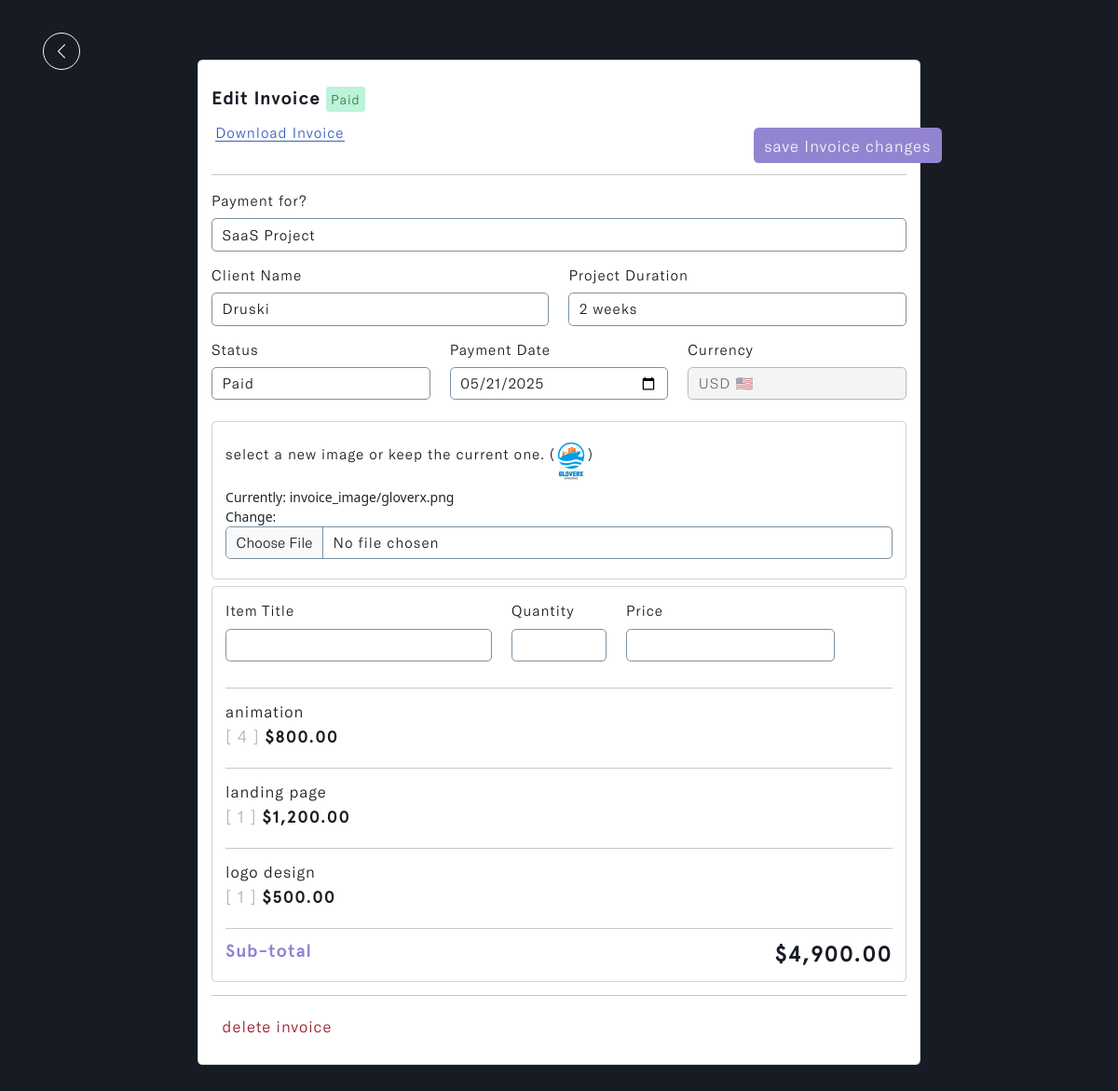
The page /invoice/bf3a4645306b4bbeae7ef06cecae2756 (signed in) on the database its author committed.
### invoice/models.py (models this page shows, shortened)
class Invoice(models.Model):
    STATUS = (
        ('Pending', 'Pending'),
        ('Paid', 'Paid')
    )
    CURRENCY = (
        ('USD 🇺🇸', 'USD 🇺🇸'),
        ('GHS 🇬🇭', 'GHS 🇬🇭'),
        ('GBP 🇬🇧', 'GBP 🇬🇧'),
        ('EUR 🇪🇺', 'EUR 🇪🇺'),
        ('NGN 🇳🇬', 'NGN 🇳🇬'),
    )
    account_owner = models.ForeignKey(Profile, on_delete=models.CASCADE, related_name='acc_user', db_index=True)
    project_name = models.CharField(max_length=255)
    project_duration = models.CharField(max_length=50)
    client_name = models.ForeignKey(Client, on_delete=models.CASCADE, to_field='name', related_name='invoice', db_index=True,
                                    help_text='Select a client for this entry.')
    invoice_status = models.CharField(max_length=200, choices=STATUS, db_index=True)
    payment_date = models.DateField(max_length=200, null=True)
    currency = models.CharField(max_length=200, choices=CURRENCY)
    invoice_image = ResizedImageField(size=[600, 600], quality=85, null=True, blank=True, upload_to='invoice_image/', default='invoice.png')
    client_note = models.TextField(max_length=100000, null=True, blank=True)
    total = models.IntegerField(default=0, null=True, blank=True)
    paid_date = models.DateField(null=True, blank=True)
    updated_time_stamp = models.DateTimeField(auto_now=True, db_index=True)
    created_time_stamp = models.DateTimeField(auto_now_add=True, db_index=True)
    id = models.UUIDField(default=uuid.uuid4, primary_key=True, unique=True, editable=False)
    @property
    def invoiceImageURL(self):
        try:
            url = self.invoice_image.url
        except:
            url = ''
        return url
    class Meta:
        ordering = ['-updated_time_stamp']

class Item(models.Model):
    account_owner = models.ForeignKey(Profile, on_delete=models.CASCADE, null=True)
    invoice = models.ForeignKey(Invoice, on_delete=models.SET_NULL, null=True, related_name='items')
    title = models.CharField(max_length=255, null=True, blank=True)
    quantity = models.IntegerField(default=0, null=True, blank=True)
    price = models.IntegerField(default=0, null=True, blank=True)
    total = models.IntegerField(default=0, null=True, blank=True)
    updated_time_stamp = models.DateTimeField(auto_now=True)
    id = models.UUIDField(default=uuid.uuid4, primary_key=True, unique=True, editable=False)
    class Meta:
        ordering = ['-updated_time_stamp']

### invoice/views.py (the view, shortened to what this page needs)
# urls.py: path('invoice/<str:pk>', views.edit_invoice, name='invoice-details'),
@login_required(login_url='login')
def edit_invoice(request, pk):
    profile = request.user.profile
    invoice = get_object_or_404(profile.acc_user, id=pk)
    display_items = invoice.items.all()
    items_total = invoice.items.aggregate(total=Sum('total'))['total']
    form = InvoiceCreationForm(request.user, instance=invoice)
    default_invoiceImg = "https://swift-bill-bucket.s3.amazonaws.com/invoice.png"
    context = {
        'form': form,
        'invoice': invoice,
        'display_items': display_items,
        'items_total': items_total,
    }
    return render(request, 'invoice/invoice-details.html', context)

### invoice/forms.py
class InvoiceCreationForm(ModelForm):
    payment_date = forms.DateField(widget=DateInput)
    class Meta:
        model = Invoice
        fields = ['project_name', 'project_duration', 'client_name',
                  'invoice_status', 'payment_date', 'currency', 'invoice_image',
                  'client_note']
    def __init__(self, user, *args, **kwargs):
        super(InvoiceCreationForm, self).__init__(*args, **kwargs)
        self.fields['invoice_status'].widget.choices = [('', 'Choose status')] + list(self.fields['invoice_status'].widget.choices)
        self.fields['currency'].widget.choices = [('', 'Choose currency')] + list(self.fields['currency'].widget.choices)
        self.fields['client_name'].queryset = Client.objects.filter(account_owner=user.profile)
        self.fields['currency'].widget.attrs.update({'id': 'currency_field'})
        for name, field in self.fields.items():
            field.widget.attrs.update({'class': 'input form-control'})

### invoice/models.py (called while the page is built)
    def __str__(self):
        return self.name

### invoice/templates/invoice/invoice-details.html (shortened to what this page needs)
{% load static %}
{% load humanize %}
<!DOCTYPE html>
<html lang="en" class="js has-scroll-init has-scroll-smooth">
  <head>
    <link rel="stylesheet" href="{% static '/css/bootstrap.min.css' %}" />
    <link rel="stylesheet" href="{% static '/css/invoice-details.css' %}" />
    <link
      rel="stylesheet"
      href="https://maxcdn.bootstrapcdn.com/font-awesome/4.5.0/css/font-awesome.min.css"
    />
  </head>
  <body
    id="pageTop"
    class="page-content"
    data-spy="scroll"
    data-target="#mainNav"
  >
    <main>
      <div data-scroll class="page page--layout-2" id="main">
        <div id="invoice--details-hero">
          <div class="container-fluid">
            <div class="invoice--details-intro">
              <a href="javascript:history.back()">
                <img
                  src="{% static '/images/left.png' %}"
                  class="img-fluid"
                  id="return_back"
                  alt="return_back-img"
                />
              </a>
              <div class="card d-flex mx-auto" id="main--card">
                <div class="card-body">
                  <h5>
                    Edit Invoice
                    {% if invoice.invoice_status == 'Paid' %}
                    <span id="paid">{{invoice.invoice_status}}</span>
                    {% else %}
                    <span id="pending">{{invoice.invoice_status}}</span>
                    {% endif %}
                  </h5>
                  <a
                    href="{% url 'preview-invoice' invoice.id %}"
                    class="btn"
                    id="preview--invoice"
                  >
                    <span>Download Invoice</span>
                  </a>
                  <form action="" method="POST" enctype="multipart/form-data">
                    <input
                      type="submit"
                      id="save--btn"
                      name="updateInvoice"
                      class="btn dots"
                      value="save Invoice changes"
                    />
                    <hr id="offcanvas--header-line" />
                    <div class="row">
                      <div class="col-md-12">
                        <div class="mb-3">
                          <label
                            for="exampleFormControlInput1"
                            class="form-label"
                            >Payment for?</label
                          >
                          {{form.project_name}}
                        </div>
                      </div>
                      <div class="col-md-6">
                        <div class="mb-3">
                          <label for="exampleClientName" class="form-label"
                            >Client Name</label
                          >
                          {{form.client_name}}
                        </div>
                      </div>
                      <div class="col-md-6">
                        <div class="mb-3">
                          <label for="exampleProjectDuration" class="form-label"
                            >Project Duration</label
                          >
                          {{form.project_duration}}
                        </div>
                      </div>
                      <div class="col-md-4">
                        <div class="mb-3">
                          <label for="exampleInvoiceStatus" class="form-label"
                            >Status</label
                          >
                          {{form.invoice_status}}
                        </div>
                      </div>
                      <div class="col-md-4">
                        <div class="mb-3">
                          <label for="exampleInvoiceDate" class="form-label"
                            >Payment Date</label
                          >
                          {{form.payment_date}}
                        </div>
                      </div>
                      <div class="col-md-4">
                        <div class="mb-3">
                          <label for="exampleCurrency" class="form-label"
                            >Currency</label
                          >
                          {{ form.currency }}
                        </div>
                      </div>
                      <div class="col-md-12">
                        <div class="card" id="invoice--img-card">
                          <div class="card-body">
                            <div class="mb-3">
                              <label for="formFile" class="form-label">
                                select a new image or keep the current one.
                                (<img
                                  src="{{invoice.invoiceImageURL}}"
                                  class="img-fluid"
                                  id="invoice--img-default"
                                  alt="invoice--img-default"
                                />)
                              </label>
                              {{form.invoice_image}}
                            </div>
                          </div>
                        </div>
                      </div>
                    </div>
                  </form>
                  <div class="card">
                    <div class="card-body">
                      <div id="input-wrapper">
                        {% include 'invoice/add-items.html' %}
                      </div>
                      <hr id="offcanvas--line" />
                      {% include 'invoice/invoice-items.html' %}
                      <div id="sub-total">
                        <a href="#">
                          Sub-total
                          <h4
                            id="total_price"
                            data-currency="{{ invoice.currency }}"
                          >
                            {% include 'invoice/items-total.html' %}
                          </h4>
                        </a>
                      </div>
                    </div>
                  </div>
                  <hr id="offcanvas--line" />
                  <a
                    id="delete--btn"
                    class="btn"
                    data-bs-toggle="modal"
                    data-bs-target="#deleteAccountModal"
                    ><span>delete invoice</span
                    ></a>
                </div>
              </div>
            </div>
          </div>
        </div>
      </div>
    </main>
  </body>
</html>

### invoice/templates/invoice/add-items.html (shortened to what this page needs)
<form id="addItemForm" action="" method="POST">
  <div class="row">
    <div class="col-md-5">
      <div class="mb-3">
        <label for="exampleItemTitle" class="form-label">Item Title</label>
        <input
          type="text"
          class="form-control input"
          name="title"
          id="exampleItemTitle"
        />
      </div>
    </div>
    <div class="col-6 col-md-2">
      <div class="mb-3">
        <label for="exampleItemQuantity" class="form-label">Quantity</label>
        <input
          type="number"
          class="form-control input"
          name="quantity"
          id="exampleItemQuantity"
        />
      </div>
    </div>
    <div class="col-6 col-md-4">
      <div class="mb-3">
        <label for="exampleItemPrice" class="form-label">Price</label>
        <input
          type="number"
          class="form-control input"
          name="price"
          id="exampleItemPrice"
        />
      </div>
    </div>
    <div class="col-md-1 align-self-center" id="addd--item-btn">
      <button type="submit" class="btn" name="addItem">
      </button>
    </div>
  </div>
</form>

### invoice/templates/invoice/invoice-items.html (shortened to what this page needs)
{% load humanize %}
<div id="display--items">
  {% for item in display_items %}
  <div class="row">
    <div class="col-12 col-md-11">
      <h6>{{item.title}}</h6>
      <h3>
        <span>[ {{item.quantity}} ]</span>
        {% if invoice.currency == "GHS 🇬🇭" %}
        ¢{{ item.price|floatformat:2|intcomma }}
        {% elif invoice.currency == "USD 🇺🇸" %}
        ${{ item.price|floatformat:2|intcomma }}
        {% elif invoice.currency == "GBP 🇬🇧" %}
        £{{ item.price|floatformat:2|intcomma }}
        {% elif invoice.currency == "EUR 🇪🇺" %}
        €{{ item.price|floatformat:2|intcomma }}
        {% elif invoice.currency == "NGN 🇳🇬" %}
        ₦{{ item.price|floatformat:2|intcomma }}
        {% endif %}
      </h3>
    </div>
    <div class="col-md-1">
      <form action="" method="POST">
        <button type="submit" class="btn" name="deleteItem" value="{{item.id}}">
        </button>
      </form>
    </div>
  </div>
  <hr id="offcanvas--line" />
  {% endfor %}
</div>

### invoice/templates/invoice/items-total.html (shortened to what this page needs)
{% load humanize %}
{% if invoice.currency == "GHS 🇬🇭" %}
{% if items_total != None %}
¢{{ items_total|floatformat:2|intcomma }}
{% else %}
¢0.00
{% endif %}
{% elif invoice.currency == "USD 🇺🇸" %}
{% if items_total != None %}
${{ items_total|floatformat:2|intcomma }}
{% else %}
$0.00
{% endif %}
{% endif %}

### rows shown on the page
Invoice: invoice_status "Paid", project_name "SaaS Project", client_name "Druski", project_duration "2 weeks", payment_date "05/21/2025", currency "USD 🇺🇸", invoiceImageURL (picture)
Item: title "animation", quantity "4", price "800.00"
Item: title "landing page", quantity "1", price "1,200.00"
Item: title "logo design", quantity "1", price "500.00"

### other values the page prints
{{ items_total|floatformat:2|intcomma }} "4,900.00"
